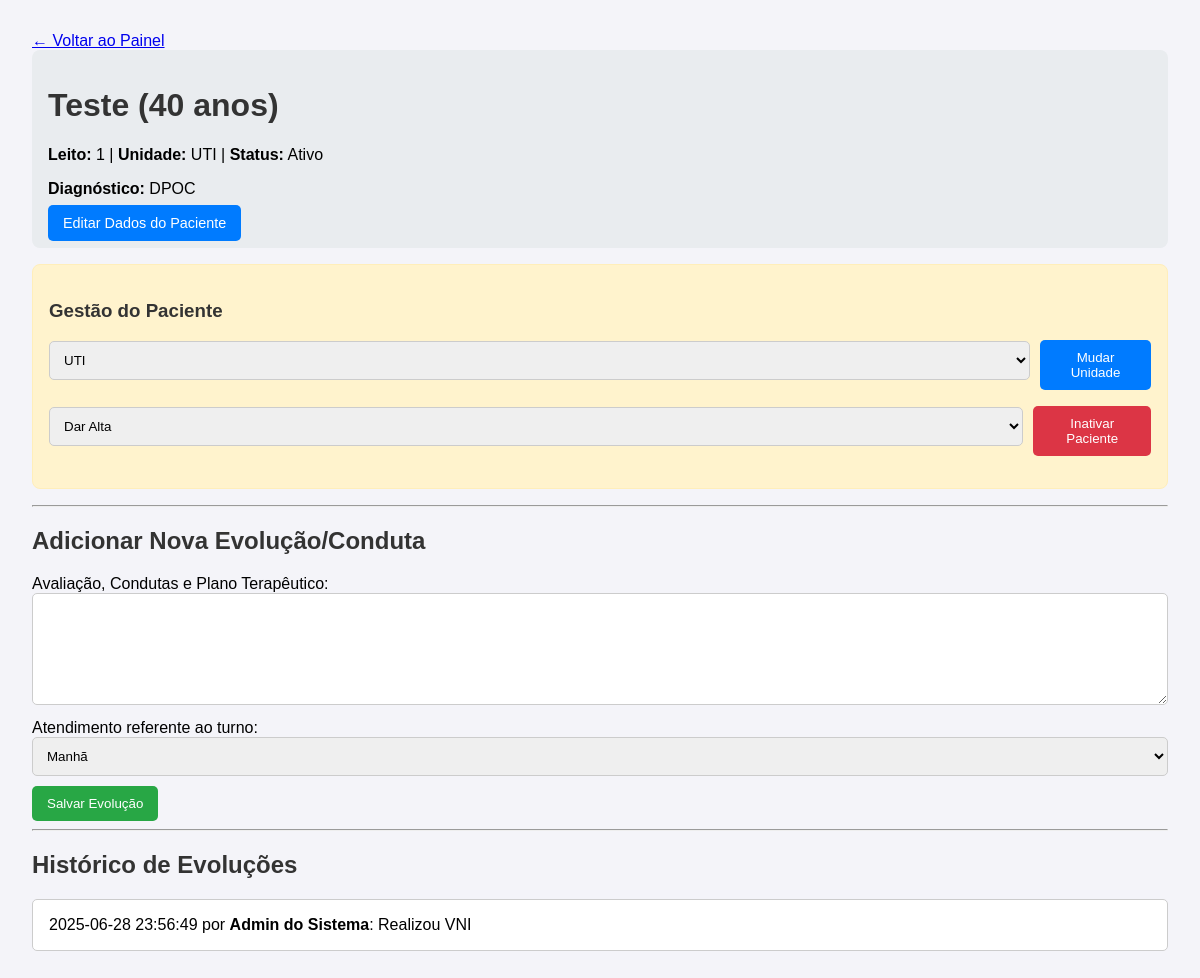
Screenshot of /paciente/2 (signed in) with the database file from the repository.
### tables this page shows
CREATE TABLE pacientes (
        id INTEGER PRIMARY KEY AUTOINCREMENT,
        nome TEXT NOT NULL,
        idade INTEGER,
        leito TEXT,
        unidade TEXT NOT NULL,
        diagnostico TEXT,
        status TEXT NOT NULL DEFAULT 'Ativo',
        motivo_inativacao TEXT
    );

CREATE TABLE evolucoes (
        id INTEGER PRIMARY KEY AUTOINCREMENT,
        paciente_id INTEGER NOT NULL,
        data TEXT NOT NULL,
        fisio TEXT NOT NULL,
        texto TEXT NOT NULL,
        FOREIGN KEY (paciente_id) REFERENCES pacientes (id)
    );

### app.py (the view)
@app.route('/paciente/<int:paciente_id>')
@login_required # <-- Proteção!
def detalhes_paciente(paciente_id):
    conn = get_db_connection()
    paciente = conn.execute("SELECT * FROM pacientes WHERE id = ?", (paciente_id,)).fetchone()
    evolucoes = conn.execute("SELECT * FROM evolucoes WHERE paciente_id = ? ORDER BY id DESC", (paciente_id,)).fetchall()
    conn.close()
    if paciente is None:
        return "Paciente não encontrado", 404
    return render_template('paciente.html', paciente=paciente, evolucoes=evolucoes)

### app.py (called while the page is built)
@app.before_request
def check_force_password_change():
    if current_user.is_authenticated and \
       request.endpoint not in ['logout', 'alterar_senha', 'static']:
        conn = get_db_connection()
        user_data = conn.execute('SELECT precisa_trocar_senha FROM usuarios WHERE id = ?', (current_user.id,)).fetchone()
        conn.close()
        if user_data and user_data['precisa_trocar_senha'] == 1:
            flash('Por segurança, você precisa definir uma nova senha antes de continuar.', 'warning')
            return redirect(url_for('alterar_senha'))

@login_manager.user_loader
def load_user(user_id):
    conn = get_db_connection()
    user_data = conn.execute('SELECT * FROM usuarios WHERE id = ?', (user_id,)).fetchone()
    conn.close()
    if user_data:
        return Usuario(id=user_data['id'], nome_completo=user_data['nome_completo'], email=user_data['email'], funcao=user_data['funcao'])
    return None

def get_db_connection():
    conn = sqlite3.connect(DB_NAME)
    conn.row_factory = sqlite3.Row
    return conn

### templates/paciente.html (shortened to what this page needs)
<!DOCTYPE html>
<html lang="pt-br">
<head>
</head>
<body>
    <a href="{{ url_for('painel_diario') }}">&larr; Voltar ao Painel</a>
    <div class="paciente-info">
        <h1>{{ paciente.nome }} ({{ paciente.idade }} anos)</h1>
        <p><strong>Leito:</strong> {{ paciente.leito }} | <strong>Unidade:</strong> {{ paciente.unidade }} | <strong>Status:</strong> {{ paciente.status }}</p>
        <p><strong>Diagnóstico:</strong> {{ paciente.diagnostico }}</p>
    <div style="margin-top: 1em;">
    <a href="{{ url_for('editar_paciente', paciente_id=paciente.id) }}" class="btn btn-primary">Editar Dados do Paciente</a>
</div>
    </div>
    <div class="gestao-paciente">
        <h3>Gestão do Paciente</h3>
        <form action="{{ url_for('mudar_unidade', paciente_id=paciente.id) }}" method="POST" style="display: flex; align-items: center; gap: 10px;">
            <select name="unidade" required>
                <option value="UTI" {% if paciente.unidade == 'UTI' %}selected{% endif %}>UTI</option>
            </select>
            <button type="submit" class="btn-mudar">Mudar Unidade</button>
        </form>
        <form action="{{ url_for('inativar_paciente', paciente_id=paciente.id) }}" method="POST" style="display: flex; align-items: center; gap: 10px;">
            <select name="motivo" required>
                <option value="Alta">Dar Alta</option>
            </select>
            <button type="submit" class="btn-inativar">Inativar Paciente</button>
        </form>
    </div>
    <hr>
    <h2>Adicionar Nova Evolução/Conduta</h2>
    <form action="{{ url_for('adicionar_evolucao', paciente_id=paciente.id) }}" method="POST">
        <label for="evolucao">Avaliação, Condutas e Plano Terapêutico:</label>
        <textarea id="evolucao" name="evolucao" rows="6" required></textarea>
        <label for="turno_atendimento">Atendimento referente ao turno:</label>
        <select name="turno_atendimento" id="turno_atendimento" required>
            <option value="manha">Manhã</option>
        </select>
        <button type="submit" class="btn-salvar">Salvar Evolução</button>
    </form>
    <hr>
    <h2>Histórico de Evoluções</h2>
    {% for evolucao in evolucoes %}
        <div class="evolucao">{{ evolucao['data'] }} por <strong>{{ evolucao['fisio'] }}</strong>: {{ evolucao['texto'] }}</div>
    {% else %}
        <p>Nenhuma evolução registrada para este paciente.</p>
    {% endfor %}
</body>
</html>

### templates/paciente.html (style rules this page uses)
body { font-family: Arial, sans-serif; margin: 2em; background-color: #f4f4f9; }
h1, h2, h3 { color: #333; }
.paciente-info { background-color: #e9ecef; padding: 1em; border-radius: 8px; margin-bottom: 1em; }
.gestao-paciente { background-color: #fff3cd; padding: 1em; border-radius: 8px; margin-bottom: 1em; border: 1px solid #ffeeba; }
.gestao-paciente form { margin-bottom: 1em; }
.evolucao { border: 1px solid #ccc; padding: 1em; margin-bottom: 1em; background-color: #fff; border-radius: 5px; }
textarea, input, select { width: 100%; padding: 10px; margin-bottom: 10px; border-radius: 5px; border: 1px solid #ccc; box-sizing: border-box; }
button { padding: 10px 15px; border: none; border-radius: 5px; cursor: pointer; color: white; }
.btn-salvar { background-color: #28a745; }
.btn-mudar { background-color: #007bff; }
.btn-inativar { background-color: #dc3545; }
.btn { padding: 10px 15px; border: none; border-radius: 5px; cursor: pointer; color: white !important; text-decoration: none; font-size: 0.9em; }
.btn-primary { background-color: #007bff; }

### rows the page displays
pacientes: nome "Teste", idade "40", leito "1", unidade "UTI", status "Ativo", diagnostico "DPOC"
evolucoes: data "2025-06-28 23:56:49", fisio "Admin do Sistema", texto "Realizou VNI"
